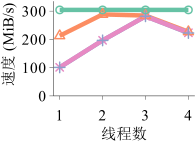

Reproduce this figure in R.
library(grid)
library(ggplot2)
library(extrafont)
require("RColorBrewer")
require(scales)
font_import()
loadfonts()



mywidth=2
myheight=1.5
my_value=c(1,2,3,4)
# my_line=c("longdash","dotted","solid","dashed")
my_line=c("solid","solid","solid","solid")
my_color=c("#66c2a5" ,"#fc8d62" ,"#8da0cb" ,"#e78ac3" ,"#a6d854" ,"#ffd92f")

if(T){
    x1 <- read.table("upload_thread_2nd_line.data",header=TRUE)
    cairo_pdf(file="upload_thread_2nd_line.pdf",  width=mywidth, height=myheight)
    x1$type <- factor(x1$type, levels=c("TEE","DetectionFirst", "DetectionMin","DetectionAll"), labels=c("TEEDedup","TEEDedup+\n(firstFeature)","TEEDedup+\n(minFeature)","TEEDedup+\n(allFeature)"))
    ggplot(data=x1, aes(x=ID,y=throughput,shape=type,linetype=type, colour=type)) +
    geom_line(size=1.5) + 
    geom_point(size=2, stroke=0.75, fill="white") +
    scale_shape_manual(values=c(my_value)) +
    scale_colour_manual(values=c(my_color)) + 
    scale_linetype_manual(values=c(my_line)) +
    coord_cartesian(ylim=c(15.17, 320), xlim=c(1,4)) +
    scale_x_continuous(breaks=c(1,2,3,4)) +
    scale_y_continuous(breaks=seq(0, 300, 100), labels=format(seq(0, 300, 100), scientific=FALSE)) +
    ylab("速度 (MiB/s)") +
    xlab("线程数") +
    theme_bw() +
    theme(
      panel.grid.major=element_blank(), panel.grid.minor=element_blank(),
	    panel.background=element_blank(), 
	    panel.border = element_blank(),
		  # panel.border=element_rect(size=0.5),
		  axis.line=element_line(colour="black", size=0.15),
		  axis.ticks=element_line(size=0.15),
	    axis.text.x=element_text(margin=margin(7,0,0,0), angle=0, hjust=0.5, colour="black", size=11,family="Times New Roman"),
	    axis.title.y=element_text(size=11, hjust=0.9,family="Times New Roman"),
	    axis.text.y=element_text(margin=margin(0,2,0,0),colour="black",size=11,family="Times New Roman"),
	    axis.title.x=element_text(size=11,family="Times New Roman"),
	    legend.key.size=unit(0.5, "cm"),
      legend.title=element_blank(),
	    legend.position="none",
      legend.direction="horizontal",
      legend.text=element_text(size=10),
      legend.margin = margin(t = 0, unit='cm'),
      plot.margin=unit(c(0.1,0.1,0.1,0.1), "cm")
    ) 
}
